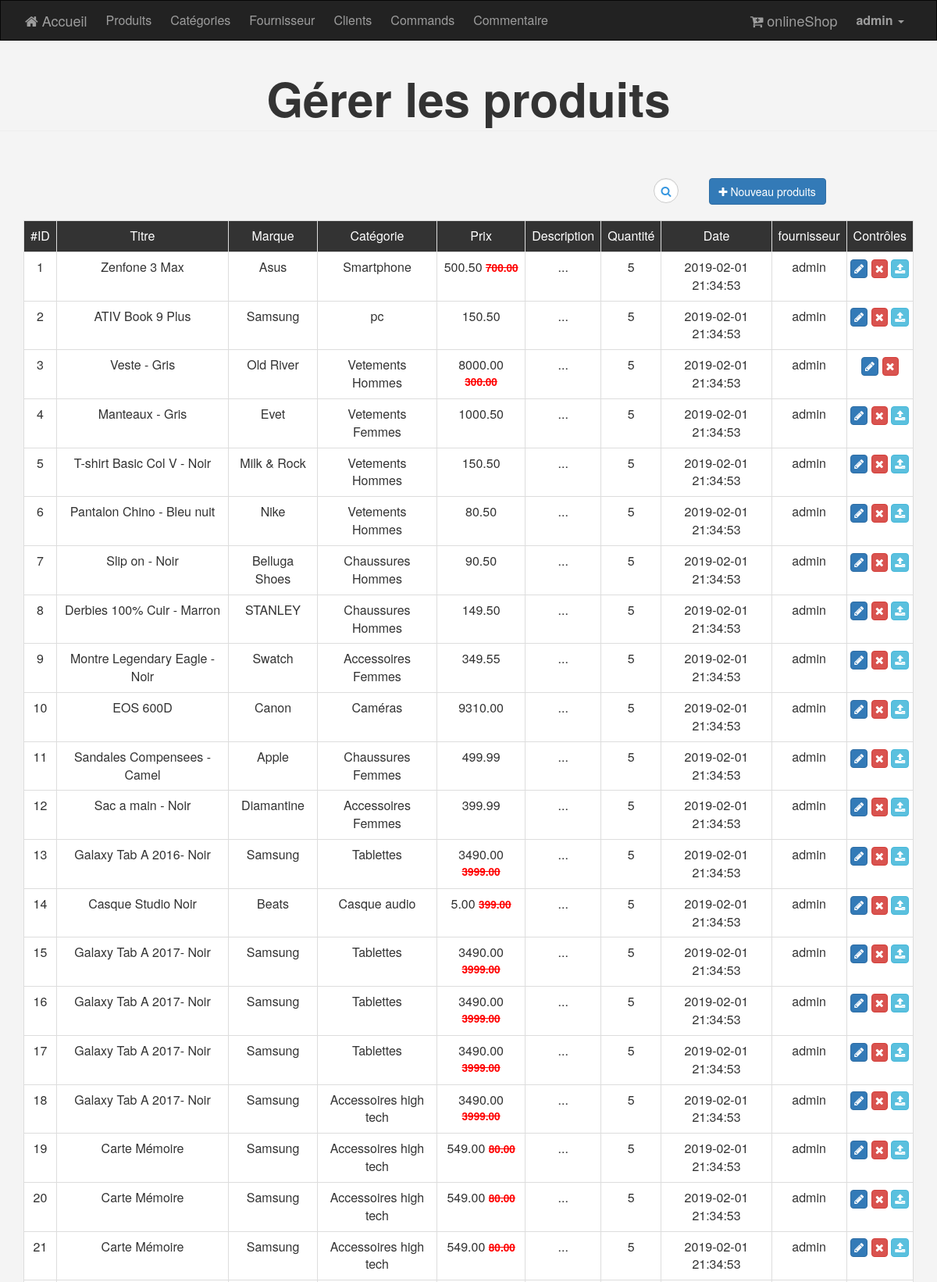
/admin/produits.php (signed in, upper part), run on the app's committed database.
### tables this page shows
CREATE TABLE Produits (
  prodId      INT PRIMARY KEY NOT NULL AUTO_INCREMENT,
  prodLabel   VARCHAR(255),
  marqueId    INT             NOT NULL,
  CONSTRAINT fk_marqueId FOREIGN KEY (marqueId) REFERENCES Marque (marqueId)
    ON UPDATE NO ACTION
    ON DELETE NO ACTION,
  CatID       INT             NOT NULL,
  CONSTRAINT fk_CatID FOREIGN KEY (CatID) REFERENCES Categorie (CatID)
    ON UPDATE NO ACTION
    ON DELETE NO ACTION,
  prodPrix    DECIMAL(10, 2),
  ancienPrix  DECIMAL(10, 2)           DEFAULT NULL,
  description TEXT,
  prodQté     INT                      DEFAULT 5,
  enStock     TINYINT(4)               DEFAULT 1,
  dateAjoutee DATETIME                 DEFAULT now(),
  presente    TINYINT(4)               DEFAULT 0,
  fourniID    INT             NOT NULL DEFAULT 1,
  CONSTRAINT fk_Fourn FOREIGN KEY (fourniID) REFERENCES Fournisseur (fourniID)
    ON UPDATE NO ACTION
    ON DELETE NO ACTION

);

CREATE TABLE Marque (
  marqueId   INT PRIMARY KEY NOT NULL AUTO_INCREMENT,
  marqueName VARCHAR(50),
  marImage   VARCHAR(250)
);

CREATE TABLE Categorie (
  CatID     INT PRIMARY KEY NOT NULL AUTO_INCREMENT,
  familleID INT             NOT NULL,
  CONSTRAINT fk_familleID FOREIGN KEY (familleID) REFERENCES Famille (familleID)
    ON UPDATE NO ACTION
    ON DELETE NO ACTION,
  catName   VARCHAR(255)    NOT NULL
);

CREATE TABLE Fournisseur (
  fourniID        INT PRIMARY KEY NOT NULL AUTO_INCREMENT,
  nomComplet      VARCHAR(100) UNIQUE,
  pass            VARCHAR(255)    NOT NULL,
  email           VARCHAR(255)    NOT NULL,
  phone           VARCHAR(255)             DEFAULT '0621361189',
  panelAccess     INT                      DEFAULT 0,
  permission      VARCHAR(25)              DEFAULT 'simple user',
  StatutConfiance TINYINT                  DEFAULT 0,
  statutInsc      TINYINT                  DEFAULT 0,
  derniereVisite  DATETIME                 DEFAULT now()
);

### admin/includes/functions/functions.php (called while the page is built, shortened)
<?php
function select($rqt)
{
    global $con;
    $stmt = $con->prepare($rqt);
    $stmt->execute();
    return $stmt->fetchAll();
}
    ?>

### admin/produits.php (the view, shortened to what this page needs)
<?php
if (isset($_SESSION['Username'])) {
    include 'init.php';
    $do = (isset($_GET['do']) ? filter_var($_GET['do'], FILTER_SANITIZE_STRING) : 'manage');
    if ($do == 'manage') {
        $rqt = "SELECT * FROM produits p JOIN categorie cat ON cat.CatID = p.CatID
                  JOIN fournisseur four ON p.fourniID = four.fourniID
                  JOIN marque m ON m.marqueId = p.marqueId ORDER BY prodId ASC ;";
        $rows = select($rqt);
        ?>
        <h1 class="text-center page-header pageTitle">Gérer les produits</h1>
        <div class="container">
            <div class="seachBar">
                <div class="row ">
                    <div class="col-md-4 col-md-offset-3" style=" margin-left: 479px;
">
                        <form action="produits.php" class="search-form" _lpchecked="1">
                            <div class="form-group has-feedback">
                                <input type="text" class="form-control" name="search" id="search"
                                       placeholder="Recherche" data-text="search">
                                <span class="fa fa-search form-control-feedback"></span>
                            </div>
                        </form>
                    </div>
                    <div class="col-md-3 pull-right">
                        <a href="produits.php?do=add" class="btn btn-primary ">
                            <i class="fa fa-plus"></i>
                            Nouveau produits</a>
                    </div>
                </div>
            </div>
        </div>
        <div class="container">
            <?php
            if (empty($rows)) {
                noResult("Aucun résultat n'a été trouvé pour " . $_GET['search']);
            } else {
                ?>
                <div class="table-responsive">
                    <table class="main-table text-center table table-bordered">
                        <tr class="t-header">
                            <td>#ID</td>
                            <td>Titre</td>
                            <td>Marque</td>
                            <td>Catégorie</td>
                            <td>Prix</td>
                            <td>Description</td>
                            <td>Quantité</td>
                            <td>Date</td>
                            <td>fournisseur</td>
                            <td>Contrôles</td>
                        </tr>
                        <?php
                        foreach ($rows as $row) {
                            $style = ($row['enStock'] == 0 ? 'style="background-color: #FFE082; font-weight: bold !important;"' : '');
                            ?>
                            <tr class="t-tbl">
                                <td <?= $style; ?>><?= $row['prodId']; ?></td>
                                <td <?= $style; ?>><?= $row['prodLabel']; ?></td>
                                <td <?= $style; ?>><?= $row['marqueName']; ?></td>
                                <td <?= $style; ?>><?= $row['catName']; ?></td>
                                <td <?= $style; ?>><?= $row['prodPrix']; ?>
                                    <small class="price"><?= $row['ancienPrix']; ?></small>
                                </td>
                                <td <?= $style; ?>
                                        class="descr"><?= substr($row['description'], 0, 80) . "..."; ?></td>
                                <td <?= $style; ?>><?= $row['prodQté']; ?></td>
                                <td <?= $style; ?>><?= $row['dateAjoutee']; ?></td>
                                <td <?= $style; ?>><?= $row['nomComplet']; ?></td>
                                <td <?= $style; ?> class="p-btn">
                                    <a href="produits.php?do=edit&pID=<?= $row['prodId']; ?>" class="btn btn-primary">
                                        <i class="fa fa-pencil"></i>
                                    </a>
                                    <a href="produits.php?do=delete&pID=<?= $row['prodId']; ?>"
                                       class="btn btn-danger confirm">
                                        <i class="fa fa-remove"></i>
                                    </a>
                                    <?php
                                    if ($row['presente'] == 0) {
                                        ?>
                                        <a href="produits.php?do=featured&pID=<?= $row['prodId']; ?>"
                                           class="btn btn-info">
                                            <i class="fa fa-upload"></i>
                                        </a>
                                        <?php
                                    }
                                    ?>
                                </td>
                            </tr>
                            <?php
                        }
                        ?>
                    </table>
                </div>
                <?php
            }
            ?>
        </div>
        <?php
    } else {
        include $tpl . 'errorPage.php';
    }
    include $tpl . 'footer.php';
} else {
    header('location: index.php');
    exit();
}

### admin/layout/css/backend.css (style rules this page uses)
.form-control { position: relative; font-size: 16px; height: auto; padding: 10px; }
input[type="text"] { margin-bottom: 0; border-bottom-left-radius: 0; border-bottom-right-radius: 0; }
html { position: relative; min-height: 100%; }
.pageTitle { font-size: 45pt; font-weight: bold; }
.main-table { font-size: 16px; -webkit-box-shadow: 0 3px 10px #ccc; -moz-box-shadow: 0 3px 10px #ccc; box-shadow: 0 3px 10px #ccc; }
.main-table td { background-color: white; vert-align: middle !important; }
.main-table tr:first-child td { background-color: #333333; color: #fff; text-align: center; }
.main-table .btn { padding: 3px 7px; }
.seachBar { margin: 30px 0 20px 0; }
.search-form .form-group { float: right !important; transition: all 0.35s, border-radius 0s; width: 32px; height: 32px; background-color: #fff; box-shadow: 0 1px 1px rgba(0, 0, 0, 0.075) inset; border-radius: 25px; border: 1px solid #ccc; }
.search-form .form-group input.form-control { padding-right: 20px; border: 0 none; background: transparent; box-shadow: none; display: block; }
.search-form .form-group span.form-control-feedback { position: absolute; top: -1px; right: -2px; z-index: 2; display: block; width: 34px; height: 34px; line-height: 34px; text-align: center; color: #3596e0; left: initial; font-size: 14px; }
.container .seachBar { margin-top: 40px; }
.col-md-4 .search-form .form-group { margin: 0; }
.main-table tr .p-btn .btn { padding: 3px 4px; }
.t-tbl .p-btn a { padding: 4px !important; }
.t-tbl td .price { text-decoration: line-through; color: red; font-weight: bold; }
.t-tbl .p-btn { padding-right:2px ; padding-left: 2px; }

### data on the page
produits: prodId "1", prodLabel "Zenfone 3 Max", marqueId.marqueName "Asus", CatID.catName "Smartphone", prodPrix "500.50", ancienPrix "700.00", prodQté "5", dateAjoutee "2019-02-01 21:34:53", fourniID.nomComplet "admin"
produits: prodId "2", prodLabel "ATIV Book 9 Plus", marqueId.marqueName "Samsung", CatID.catName "pc", prodPrix "150.50", prodQté "5", dateAjoutee "2019-02-01 21:34:53", fourniID.nomComplet "admin"
produits: prodId "3", prodLabel "Veste - Gris", marqueId.marqueName "Old River", CatID.catName "Vetements Hommes", prodPrix "8000.00", ancienPrix "300.00", prodQté "5", dateAjoutee "2019-02-01 21:34:53", fourniID.nomComplet "admin"
produits: prodId "4", prodLabel "Manteaux - Gris", marqueId.marqueName "Evet", CatID.catName "Vetements Femmes", prodPrix "1000.50", prodQté "5", dateAjoutee "2019-02-01 21:34:53", fourniID.nomComplet "admin"
produits: prodId "5", prodLabel "T-shirt Basic Col V - Noir", marqueId.marqueName "Milk & Rock", CatID.catName "Vetements Hommes", prodPrix "150.50", prodQté "5", dateAjoutee "2019-02-01 21:34:53", fourniID.nomComplet "admin"
produits: prodId "6", prodLabel "Pantalon Chino - Bleu nuit", marqueId.marqueName "Nike", CatID.catName "Vetements Hommes", prodPrix "80.50", prodQté "5", dateAjoutee "2019-02-01 21:34:53", fourniID.nomComplet "admin"
produits: prodId "7", prodLabel "Slip on - Noir", marqueId.marqueName "Belluga Shoes", CatID.catName "Chaussures Hommes", prodPrix "90.50", prodQté "5", dateAjoutee "2019-02-01 21:34:53", fourniID.nomComplet "admin"
produits: prodId "8", prodLabel "Derbies 100% Cuir - Marron", marqueId.marqueName "STANLEY", CatID.catName "Chaussures Hommes", prodPrix "149.50", prodQté "5", dateAjoutee "2019-02-01 21:34:53", fourniID.nomComplet "admin"
produits: prodId "9", prodLabel "Montre Legendary Eagle - Noir", marqueId.marqueName "Swatch", CatID.catName "Accessoires Femmes", prodPrix "349.55", prodQté "5", dateAjoutee "2019-02-01 21:34:53", fourniID.nomComplet "admin"
produits: prodId "10", prodLabel "EOS 600D", marqueId.marqueName "Canon", CatID.catName "Caméras", prodPrix "9310.00", prodQté "5", dateAjoutee "2019-02-01 21:34:53", fourniID.nomComplet "admin"
produits: prodId "11", prodLabel "Sandales Compensees - Camel", marqueId.marqueName "Apple", CatID.catName "Chaussures Femmes", prodPrix "499.99", prodQté "5", dateAjoutee "2019-02-01 21:34:53", fourniID.nomComplet "admin"
produits: prodId "12", prodLabel "Sac a main - Noir", marqueId.marqueName "Diamantine", CatID.catName "Accessoires Femmes", prodPrix "399.99", prodQté "5", dateAjoutee "2019-02-01 21:34:53", fourniID.nomComplet "admin"
produits: prodId "13", prodLabel "Galaxy Tab A 2016- Noir", marqueId.marqueName "Samsung", CatID.catName "Tablettes", prodPrix "3490.00", ancienPrix "3999.00", prodQté "5", dateAjoutee "2019-02-01 21:34:53", fourniID.nomComplet "admin"
produits: prodId "14", prodLabel "Casque Studio Noir", marqueId.marqueName "Beats", CatID.catName "Casque audio", prodPrix "5.00", ancienPrix "399.00", prodQté "5", dateAjoutee "2019-02-01 21:34:53", fourniID.nomComplet "admin"
produits: prodId "15", prodLabel "Galaxy Tab A 2017- Noir", marqueId.marqueName "Samsung", CatID.catName "Tablettes", prodPrix "3490.00", ancienPrix "3999.00", prodQté "5", dateAjoutee "2019-02-01 21:34:53", fourniID.nomComplet "admin"
produits: prodId "16", prodLabel "Galaxy Tab A 2017- Noir", marqueId.marqueName "Samsung", CatID.catName "Tablettes", prodPrix "3490.00", ancienPrix "3999.00", prodQté "5", dateAjoutee "2019-02-01 21:34:53", fourniID.nomComplet "admin"
produits: prodId "17", prodLabel "Galaxy Tab A 2017- Noir", marqueId.marqueName "Samsung", CatID.catName "Tablettes", prodPrix "3490.00", ancienPrix "3999.00", prodQté "5", dateAjoutee "2019-02-01 21:34:53", fourniID.nomComplet "admin"
produits: prodId "18", prodLabel "Galaxy Tab A 2017- Noir", marqueId.marqueName "Samsung", CatID.catName "Accessoires high tech", prodPrix "3490.00", ancienPrix "3999.00", prodQté "5", dateAjoutee "2019-02-01 21:34:53", fourniID.nomComplet "admin"
produits: prodId "19", prodLabel "Carte Mémoire", marqueId.marqueName "Samsung", CatID.catName "Accessoires high tech", prodPrix "549.00", ancienPrix "80.00", prodQté "5", dateAjoutee "2019-02-01 21:34:53", fourniID.nomComplet "admin"
produits: prodId "20", prodLabel "Carte Mémoire", marqueId.marqueName "Samsung", CatID.catName "Accessoires high tech", prodPrix "549.00", ancienPrix "80.00", prodQté "5", dateAjoutee "2019-02-01 21:34:53", fourniID.nomComplet "admin"
produits: prodId "21", prodLabel "Carte Mémoire", marqueId.marqueName "Samsung", CatID.catName "Accessoires high tech", prodPrix "549.00", ancienPrix "80.00", prodQté "5", dateAjoutee "2019-02-01 21:34:53", fourniID.nomComplet "admin"

### other printed values
$_SESSION['Username'] "admin"
